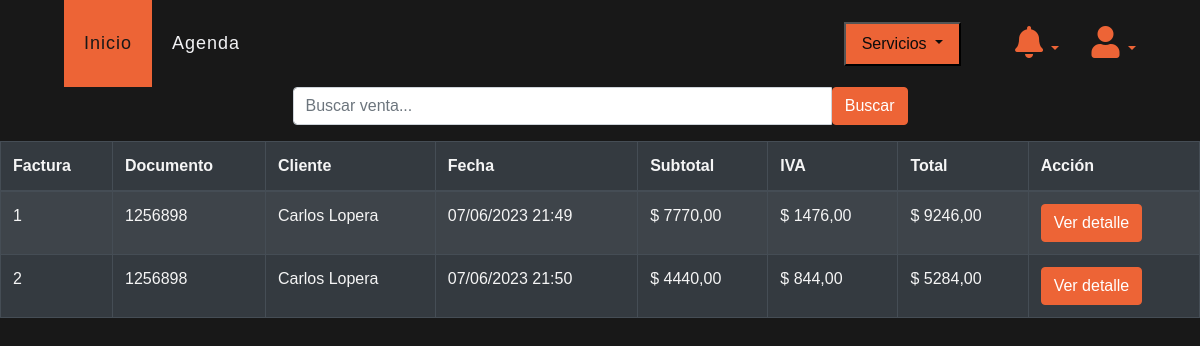
/ver/ventas (signed in), run on an earlier commit of the app's database.
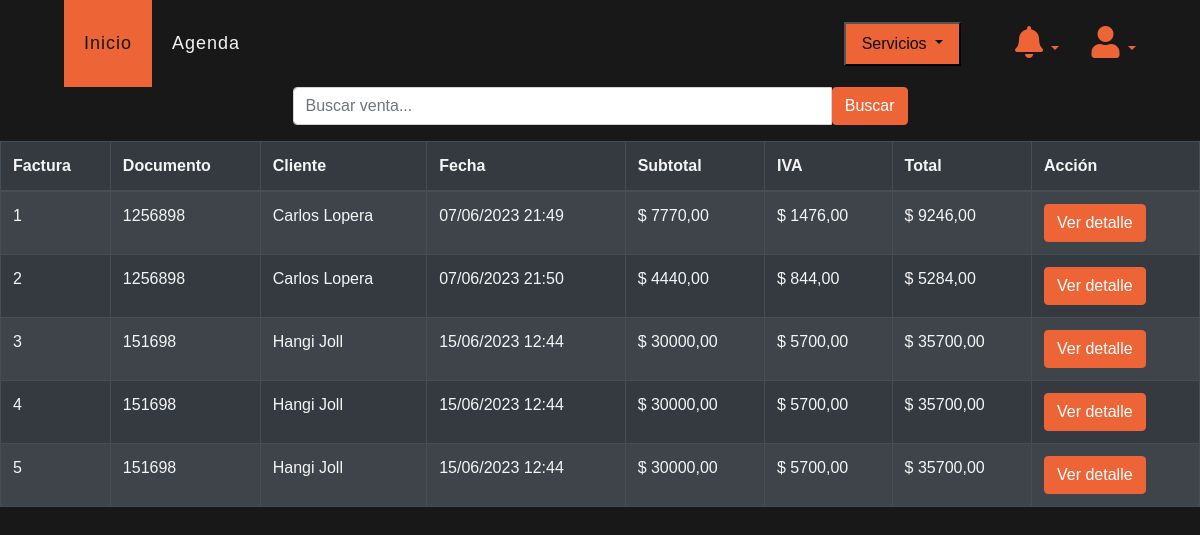
And on a later commit of the database.
### veterinary/models.py (models this page shows, shortened)
class Sale(models.Model):
    cli = models.ForeignKey(Client, on_delete=models.CASCADE)
    date_joined = models.DateTimeField(default=datetime.now)
    subtotal = models.DecimalField(default=0.00, max_digits=9, decimal_places=2)
    iva = models.DecimalField(default=0.00, max_digits=9, decimal_places=2)
    total = models.DecimalField(default=0.00, max_digits=9, decimal_places=2)
    class Meta:
        verbose_name = 'Venta'
        verbose_name_plural = 'Ventas'
        ordering = ['id']

class Client(models.Model):
    CHOICES = [('CC', 'CC'), ('CE', 'CE'),
               ('TI', 'TI'), ('PPT', 'PPT'), ('PASAPORTE', 'PASAPORTE')]
    veterinary = models.ForeignKey(Veterinary, on_delete=models.PROTECT, blank=True, null=True)
    name = models.CharField(max_length=50, blank=False, null=False, verbose_name='Cliente')
    last_name = models.CharField(max_length=50, blank=False, null=False)
    type = models.CharField(max_length=10, choices=CHOICES, verbose_name='Tipo documento', default='CC')
    document = models.CharField(max_length=20, unique=False, blank=True, null=True, verbose_name='Documento')
    email = models.EmailField(max_length=254, unique=False, blank=True, null=True)
    phone = models.CharField(max_length=15, blank=True, null=True)
    global_id = models.UUIDField(default=uuid.uuid4, editable=False, unique=True)
    class Meta:
        unique_together = ('document', 'email', 'veterinary')

### veterinary/views.py (the view)
# urls.py: path('ver/ventas', views.list_sale, name='list_sale'),
@login_required(login_url="login")
def list_sale(request):
    veterinary_logued = request.user.veterinary
    query = request.GET.get('q')
    sales = Sale.objects.filter(cli__veterinary=veterinary_logued)
    if query:
        sales = sales.filter(Q(id__icontains=query) | Q(cli__document__icontains=query))
    sales = sales.select_related('cli').prefetch_related('detsale_set')
    for sale in sales:
        for det in sale.detsale_set.all():
            det.subtotal = det.cant * (det.price * (1 + det.iva / 100))
            det.subtotal = det.subtotal.quantize(Decimal('0.01'))
    context = {'sales': sales}
    return render(request, 'veterinary/sale_list.html', context)

### veterinary/views.py (called while the page is built)
def check_notifications(request):
    if not request.user.is_authenticated:
        veterinary_logued = Veterinary.objects.get(id=1)
    else:
        veterinary_logued = request.user.veterinary
    if not Client.objects.filter(veterinary=veterinary_logued).exists():
        messages.info(request, 'Registra clientes')
    if not Pet.objects.filter(client__veterinary=veterinary_logued).exists():
        messages.info(request, 'Registra mascotas')
    if not Category.objects.filter(veterinary=veterinary_logued).exists():
        messages.info(request, 'Registra categorias y productos')
    if not Events.objects.filter(veterinary=veterinary_logued).exists():
        messages.info(request, 'Registra tu primer cita')

### templates/veterinary/sale_list.html (shortened to what this page needs)
{% extends 'layout/base2.html' %}
{% block style %}
{% load static %}
<link rel="stylesheet" href="{% static 'css/estilo.css' %}">
{% endblock %}
{% block header %}
{% include 'layout/partials/headerbase.html' %}
{% endblock %}
{% block content %}
<div class="table-responsive">
  <div class="row justify-content-center mb-3">
    <div class="col-md-6">
      <form method="GET">
        <div class="input-group">
          <input type="text" name="q" class="form-control" placeholder="Buscar venta...">
          <span class="input-group-btn">
            <button class="btn btn-primary" type="submit">Buscar</button>
          </span>
        </div>
      </form>
    </div>
  </div>
  <table class="table table-striped table-bordered table-dark">
    <thead>
      <tr>
        <th>Factura</th>
        <th>Documento</th>
        <th>Cliente</th>
        <th>Fecha</th>
        <th>Subtotal</th>
        <th>IVA</th>
        <th>Total</th>
        <th>Acción</th>
      </tr>
    </thead>
    <tbody>
      {% for sale in sales %}
        <tr>
          <td>{{ sale.id }}</td>
          <td>{{ sale.cli.document }}</td>
          <td>{{ sale.cli.name }} {{ sale.cli.last_name }}</td>
          <td>{{ sale.date_joined|date:"d/m/Y H:i" }}</td>
          <td>$ {{ sale.subtotal }}</td>
          <td>$ {{ sale.iva }}</td>
          <td>$ {{ sale.total }}</td>
          <td>
            <a href="#" class="btn btn-primary" data-toggle="modal" data-target="#sale-modal-{{ sale.id }}">Ver detalle</a>
          </td>
        </tr>
      {% empty %}
        <tr>
          <td colspan="8">No hay ventas registradas</td>
        </tr>
      {% endfor %}
    </tbody>
  </table>
</div>
{% endblock %}

### templates/layout/base2.html (shortened to what this page needs)
{% load static %}
<!DOCTYPE html>
<html lang="es">
<head>
    <link rel="stylesheet" href="{% static 'css/bootstrap.min.css' %}">
    {% block style %}{% endblock  %}
    <link href="{% static 'css/style.css' %}" rel="stylesheet">
    <link href="https://cdnjs.cloudflare.com/ajax/libs/font-awesome/5.10.0/css/all.min.css" rel="stylesheet">
    <link href="{% static 'lib/flaticon/font/flaticon.css' %}" rel="stylesheet">
</head>
<body style="background-color: black" class="bg-dark">
<header>
    {% block header %}{% endblock  %}
</header>
{% block content %}{% endblock  %}
</body>
</html>

### templates/layout/partials/headerbase.html (shortened to what this page needs)
{% block 'style' %}
{% load static %}
<link rel="stylesheet" href="{% static 'css/navstyle.css' %}">
{% endblock  %}
<header>
      {% if request.user.is_authenticated %}
      <div class="container-fluid p-0" id="opciones">
  <nav class="navbar navbar-expand-lg bg-dark navbar-dark py-3 py-lg-0 px-lg-5">
    <div class="collapse navbar-collapse justify-content-between px-3" id="navbarCollapse">
      <div class="navbar-nav mr-auto py-0">
        <a href="{% url 'index' %}" class="nav-item nav-link active">Inicio</a>
        <a href="{% url 'home' %}" class="nav-item nav-link">Agenda</a>
      </div>
      <div class="dropdown ml-auto mr-auto" id="services-dropdown">
        <button class="nav-link dropdown-toggle" id="navbarDropdown" type="button" data-toggle="dropdown" aria-haspopup="true" aria-expanded="false" style="margin-left:47vw;background-color: #ED6436;color: #0c0c0c; margin-right:1vw  ">
          Servicios
        </button>
      </div>
    </div>
            <div class="dropdown" id="notification-dropdown">
              <a class="nav-link dropdown-toggle" id="navbarDropdown" href="#" role="button" data-toggle="dropdown" aria-haspopup="true" aria-expanded="false">
                <i class="fas fa-bell fa-2x text-primary"></i>
              </a>
            </div>
            <div class="dropdown" id="profile-dropdown">
                  <a class="nav-link dropdown-toggle" id="navbarDropdown" href="#" role="button" data-toggle="dropdown" aria-haspopup="true" aria-expanded="false">
                    <i class="fas fa-user fa-2x text-primary"></i>
                  </a>
            </div>
         </nav>
         </div>
      {% endif %}
  </header>

What changed in the data, as far as the page shows it:
added Sale: id "3", cli.document "151698", cli.name "Hangi", cli.last_name "Joll", date_joined "15/06/2023 12:44", subtotal "30000,00", iva "5700,00", total "35700,00"
added Sale: id "4", cli.document "151698", cli.name "Hangi", cli.last_name "Joll", date_joined "15/06/2023 12:44", subtotal "30000,00", iva "5700,00", total "35700,00"
added Sale: id "5", cli.document "151698", cli.name "Hangi", cli.last_name "Joll", date_joined "15/06/2023 12:44", subtotal "30000,00", iva "5700,00", total "35700,00"
